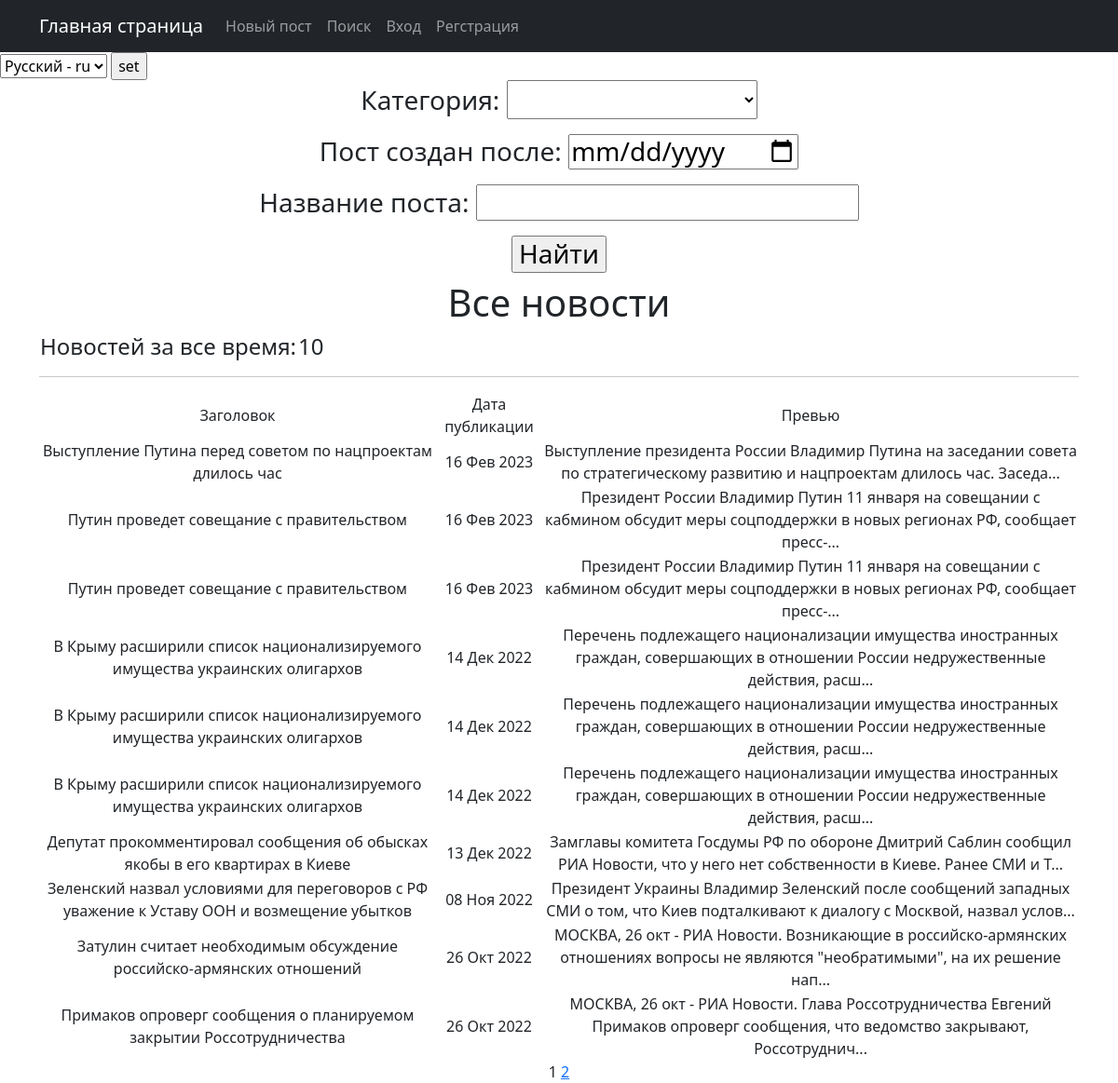
The app's page /search/ with its own data.
### news/models.py (models this page shows, shortened)
class Post(models.Model):
    NEWS = 'NW'
    ARTICLE = 'AR'
    CATEGORY_CHOICES = [
        (NEWS, 'Новость'),
        (ARTICLE, 'Статья'),
    ]
    post_author = models.ForeignKey(Author, on_delete=models.CASCADE, verbose_name=_('Author'))
    category_type = models.CharField(
        max_length=2, choices=CATEGORY_CHOICES, default=ARTICLE, verbose_name=_('Type of post'))
    date_creation = models.DateTimeField(auto_now_add=True, verbose_name=_('Date creation'))
    post_category = models.ManyToManyField(Category, through='PostCategory')
    title = models.CharField(max_length=128, verbose_name=_('Title'))
    text = models.TextField(verbose_name=_('Text'))
    rating = models.SmallIntegerField(default=0, verbose_name=_('Rating'))
    def preview(self):
        return self.text[0:128] + '...'
    class Meta:
        verbose_name = _('Post')
        verbose_name_plural = _('Posts')

### news/views.py (the view)
# urls.py: path('search/', SearchList.as_view(), name='search'),
class SearchList(ListView):
    model = Post
    ordering = '-date_creation', 'rating'
    template_name = 'news/search.html'
    context_object_name = 'search'
    paginate_by = 10
    def get_queryset(self):
        queryset = super().get_queryset()
        self.filterset = ProductFilter(self.request.GET, queryset)
        return self.filterset.qs
    def get_context_data(self, **kwargs):
        context = super().get_context_data(**kwargs)
        context['filterset'] = self.filterset
        return context

### news/models.py (called while the page is built)
    def __str__(self):
        return self.name.title()

### news/templatetags/custom_tags.py (called while the page is built)
@register.simple_tag(takes_context=True)
def url_replace(context, **kwargs):
    d = context['request'].GET.copy()
    for k, v in kwargs.items():
        d[k] = v
    return d.urlencode()

### templates/news/search.html (shortened to what this page needs)
{% extends 'flatpages/default.html' %}
{% load custom_filters %}
{% load custom_tags %}
{% load i18n %}
{% block content %}
<h3>
  <form action="" method="get">
        {{ filterset.form.as_p }}
        <input type="submit" value="Найти" />
    </form>
</h3>
    <h1>{% trans "All news" %}</h1>
    <h4>
        <table>
            <tr>
                <td>{% trans "News for all time" %}:</td>
                <td>{{ search|length }}</td>
            </tr>
        </table>
    </h4>
    <hr>
    {% if search %}
        <table>
            <tr>
                <td>{% trans "Heading" %}</td>
                <td>{% trans "Date of publication" %}</td>
                <td>{% trans "Preview" %}</td>
            </tr>
            {% for post in search %}
            <tr>
                <td>{{ post.title }}</td>
                <td>{{ post.date_creation|date:'d M Y' }}</td>
                <td>{{ post.preview }}</td>
            </tr>
            {% endfor %}
        </table>
    {% else %}
        <h2>{% trans "No new news at this point" %}.</h2>
    {% endif %}
{{ page_obj.number }}
{% if page_obj.has_next %}
       <a href="?{% url_replace page=page_obj.next_page_number %}">{{ page_obj.next_page_number }}</a>
   {% endif %}
{% endblock content %}

### records on screen
Post: title "Выступление Путина перед советом по нацпроектам длилось час", date_creation "16 Фев 2023", preview "Выступление президента России Владимир Путина на заседании совета по стратегическому развитию и нацпроектам длилось час. Заседа..."
Post: title "Путин проведет совещание с правительством", date_creation "16 Фев 2023", preview "Президент России Владимир Путин 11 января на совещании с кабмином обсудит меры соцподдержки в новых регионах РФ, сообщает пресс-..."
Post: title "Путин проведет совещание с правительством", date_creation "16 Фев 2023", preview "Президент России Владимир Путин 11 января на совещании с кабмином обсудит меры соцподдержки в новых регионах РФ, сообщает пресс-..."
Post: title "В Крыму расширили список национализируемого имущества украинских олигархов", date_creation "14 Дек 2022", preview "Перечень подлежащего национализации имущества иностранных граждан, совершающих в отношении России недружественные действия, расш..."
Post: title "В Крыму расширили список национализируемого имущества украинских олигархов", date_creation "14 Дек 2022", preview "Перечень подлежащего национализации имущества иностранных граждан, совершающих в отношении России недружественные действия, расш..."
Post: title "В Крыму расширили список национализируемого имущества украинских олигархов", date_creation "14 Дек 2022", preview "Перечень подлежащего национализации имущества иностранных граждан, совершающих в отношении России недружественные действия, расш..."
Post: title "Депутат прокомментировал сообщения об обысках якобы в его квартирах в Киеве", date_creation "13 Дек 2022", preview "Замглавы комитета Госдумы РФ по обороне Дмитрий Саблин сообщил РИА Новости, что у него нет собственности в Киеве. Ранее СМИ и T..."
Post: title "Зеленский назвал условиями для переговоров с РФ уважение к Уставу ООН и возмещение убытков", date_creation "08 Ноя 2022", preview "Президент Украины Владимир Зеленский после сообщений западных СМИ о том, что Киев подталкивают к диалогу с Москвой, назвал услов..."
Post: title "Затулин считает необходимым обсуждение российско-армянских отношений", date_creation "26 Окт 2022", preview "МОСКВА, 26 окт - РИА Новости. Возникающие в российско-армянских отношениях вопросы не являются \"необратимыми\", на их решение нап..."
Post: title "Примаков опроверг сообщения о планируемом закрытии Россотрудничества", date_creation "26 Окт 2022", preview "МОСКВА, 26 окт - РИА Новости. Глава Россотрудничества Евгений Примаков опроверг сообщения, что ведомство закрывают, Россотруднич..."

### other values on screen
{{ search|length }} "10"
{{ page_obj.number }} "1"
{{ page_obj.next_page_number }} "2"
form field language "Русский - ru"
